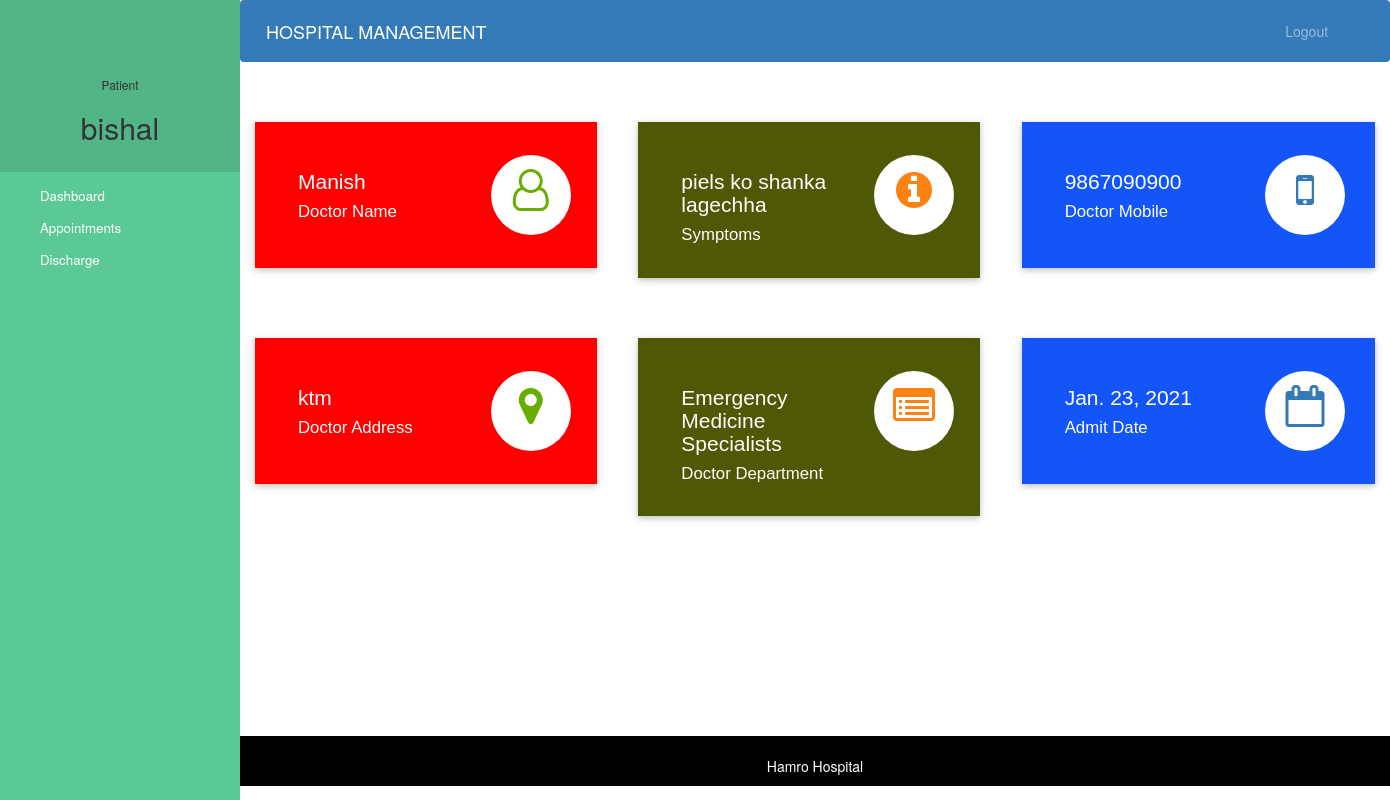
The app's page /patient-dashboard (signed in) with its own data.
### hospital/models.py (models this page shows, shortened)
class Patient(models.Model):
    user=models.OneToOneField(User,on_delete=models.CASCADE)
    address = models.CharField(max_length=40)
    mobile = models.CharField(max_length=20,null=False)
    symptoms = models.CharField(max_length=100,null=False)
    assignedDoctorId = models.PositiveIntegerField(null=True)
    admitDate=models.DateField(auto_now=True)
    status=models.BooleanField(default=False)

class Doctor(models.Model):
    user=models.OneToOneField(User,on_delete=models.CASCADE)
    address = models.CharField(max_length=40)
    mobile = models.CharField(max_length=20,null=True)
    department= models.CharField(max_length=50,choices=departments,default='Cardiologist')
    status=models.BooleanField(default=False)
    @property
    def get_name(self):
        return self.user.first_name+" "+self.user.last_name

### hospital/views.py (the view)
# urls.py: path('patient-dashboard', views.patient_dashboard_view,name='patient-dashboard'),
@login_required(login_url='patientlogin')
@user_passes_test(is_patient)
def patient_dashboard_view(request):
    patient=models.Patient.objects.get(user_id=request.user.id)
    doctor=models.Doctor.objects.get(user_id=patient.assignedDoctorId)
    mydict={
    'patient':patient,
    'doctorName':doctor.get_name,
    'doctorMobile':doctor.mobile,
    'doctorAddress':doctor.address,
    'symptoms':patient.symptoms,
    'doctorDepartment':doctor.department,
    'admitDate':patient.admitDate,
    }
    return render(request,'hospital/patient_dashboard.html',context=mydict)

### hospital/views.py (called while the page is built)
def is_patient(user):
    return user.groups.filter(name='PATIENT').exists()

### templates/hospital/patient_dashboard.html
{% extends 'hospital/patient_base.html' %}
{% load static %}
{% block content %}
{%include 'hospital/patient_dashboard_cards.html'%}
<br><br><br><br>
{% endblock content %}

### templates/hospital/patient_base.html (shortened to what this page needs)
<!DOCTYPE html>
{% load static %}
<html lang="en">
<head>
  <link rel="stylesheet" href="https://stackpath.bootstrapcdn.com/bootstrap/4.3.1/css/bootstrap.min.css">
  <link rel="stylesheet" href="https://maxcdn.bootstrapcdn.com/font-awesome/4.7.0/css/font-awesome.min.css">
</head>
<body>
  <nav class="menu" tabindex="0">
    <header class="avatar">
      <br><br>
      <h6>Patient</h6>
      <h2>{{request.user.first_name}}</h2>
    </header>
    <ul>
      <li tabindex="0" class="icon-dashboard"> <a style="color:white; text-decoration:none;" href="/patient-dashboard"><span>Dashboard</span></a> </li>
      <li tabindex="0" class="icon-calendar"> <a style="color:white; text-decoration:none;" href="/patient-appointment"><span>Appointments</span></a></li>
      <li tabindex="0" class="icon-users"> <a style="color:white; text-decoration:none;" href="/patient-discharge"><span>Discharge</span></a></li>
    </ul>
  </nav>
  <main>
    <div class="bs-example">
      <nav class="navbar navbar-expand-md  navbar-dark fixed-top" style="background:#337AB7;">
        <a href="/patient-dashboard" class="navbar-brand">HOSPITAL MANAGEMENT</a>
        <div class="collapse navbar-collapse justify-content-between" id="navbarCollapse">
          <div class="navbar-nav" style=" margin-left: 90%;">
            <a href="/logout" class="nav-item nav-link">Logout</a>
          </div>
        </div>
      </nav>
    </div>
    <br><br>
    {% block content %}
    {% endblock content %}
    <br><br><br><br><br><br><br>
    <footer>
      <br>
      <div class="container">
        <div class="row">
          <div class="col-md-12 col-sm-12">
            <div style="color:#ffffff;" class="wow fadeInUp footer-copyright">
              <p>Hamro Hospital<br>
                </p>
            </div>
          </div>
        </div>
      </div>
    </footer>
  </main>
</body>
</html>

### templates/hospital/patient_dashboard_cards.html (shortened to what this page needs)
<!DOCTYPE html>
<html lang="en" dir="ltr">
<head>
  <link rel="stylesheet" href="https://maxcdn.bootstrapcdn.com/bootstrap/3.4.1/css/bootstrap.min.css">
  <link rel="stylesheet" href="https://cdnjs.cloudflare.com/ajax/libs/font-awesome/4.7.0/css/font-awesome.min.css">
</head>
<body>
  <div class="market-updates">
    <div class="col-md-4 market-update-gd">
      <div class="market-update-block clr-block-1">
        <div class="col-md-8 market-update-left">
          <h3>{{doctorName}}</h3>
          <h4>Doctor Name</h4>
        </div>
        <div class="col-md-4 market-update-right">
          <i class="fa fa-user-o"> </i>
        </div>
        <div class="clearfix"> </div>
      </div>
    </div>
    <div class="col-md-4 market-update-gd">
      <div class="market-update-block clr-block-2">
        <div class="col-md-8 market-update-left">
          <h3>{{symptoms}}</h3>
          <h4>Symptoms</h4>
        </div>
        <div class="col-md-4 market-update-right">
          <i class="fa fa-info-circle"></i>
        </div>
        <div class="clearfix"> </div>
      </div>
    </div>
    <div class="col-md-4 market-update-gd">
      <div class="market-update-block clr-block-3">
        <div class="col-md-8 market-update-left">
          <h3>{{doctorMobile}}</h3>
          <h4>Doctor Mobile</h4>
        </div>
        <div class="col-md-4 market-update-right">
          <i class="fa fa-mobile" aria-hidden="true"></i>
        </div>
        <div class="clearfix"> </div>
      </div>
    </div>
  </div>
  <br><br><br>
  <div class="market-updates">
    <div class="col-md-4 market-update-gd">
      <div class="market-update-block clr-block-1">
        <div class="col-md-8 market-update-left">
          <h3>{{doctorAddress}}</h3>
          <h4>Doctor Address</h4>
        </div>
        <div class="col-md-4 market-update-right">
          <i class="fa fa-map-marker"> </i>
        </div>
        <div class="clearfix"> </div>
      </div>
    </div>
    <div class="col-md-4 market-update-gd">
      <div class="market-update-block clr-block-2">
        <div class="col-md-8 market-update-left">
          <h3>{{doctorDepartment}}</h3>
          <h4>Doctor Department</h4>
        </div>
        <div class="col-md-4 market-update-right">
          <i class="fa fa-list-alt"></i>
        </div>
        <div class="clearfix"> </div>
      </div>
    </div>
    <div class="col-md-4 market-update-gd">
      <div class="market-update-block clr-block-3">
        <div class="col-md-8 market-update-left">
          <h3>{{admitDate}}</h3>
          <h4>Admit Date</h4>
        </div>
        <div class="col-md-4 market-update-right">
          <i class="fa fa-calendar-o" aria-hidden="true"></i>
        </div>
        <div class="clearfix"> </div>
      </div>
    </div>
  </div>
</body>
</html>

### templates/hospital/patient_base.html (style rules this page uses)
a:link { text-decoration: none; }
a { color: white; }
footer { padding: 0px 0px 0px 0px; background-color: black; margin: 0px; }
.fa { font-size: 23px; width: 60px; text-align: center; text-decoration: none; margin: 5px 2px; border-radius: 50%; }
p { text-align: center; }
body { padding-left: 240px; }
main { position: relative; height: 100vh; }
.menu { background: #5bc995; height: 100vh; width: 240px; position: fixed; top: 0px; left: 0; z-index: 5; outline: none; }
.menu .avatar { background: rgba(0, 0, 0, 0.1); padding: 2em 0.5em; text-align: center; }
.menu .avatar h2 { font-weight: normal; margin-bottom: 0; }
.menu ul { list-style: none; padding: 0.5em 0; margin: 0; }
.menu ul li { padding: 0.5em 1em 0.5em 3em; font-size: 0.95em; font-weight: regular; background-repeat: no-repeat; background-position: left 15px center; background-size: auto 20px; transition: all 0.15s linear; cursor: pointer; }
.menu ul li.icon-dashboard { background-image: url("http://www.entypo.com/images//gauge.svg"); }
.menu ul li.icon-users { background-image: url("http://www.entypo.com/images//users.svg"); }
.menu ul li.icon-calendar { background-image: url("http://www.entypo.com/images//calendar.svg"); }

### templates/hospital/patient_dashboard_cards.html (style rules this page uses)
.market-update-block { padding: 2em 2em; background: #999; }
.market-update-block h3 { color: #fff; font-size: 1.5em; font-family: 'Carrois Gothic', sans-serif; }
.market-update-block h4 { font-size: 1.2em; color: #fff; margin: 0.3em 0em; font-family: 'Carrois Gothic', sans-serif; }
.market-update-block.clr-block-1 { background: #ff0000; margin-right: 0.8em; box-shadow: 0 2px 5px 0 rgba(0, 0, 0, 0.16), 0 2px 10px 0 rgba(0, 0, 0, 0.12); transition: 0.5s all; -webkit-transition: 0.5s all; -moz-transition: 0.5s all; -o-transition: 0.5s all; }
.market-update-block.clr-block-2 { background: #4f5905; margin-right: 0.8em; box-shadow: 0 2px 5px 0 rgba(0, 0, 0, 0.16), 0 2px 10px 0 rgba(0, 0, 0, 0.12); transition: 0.5s all; -webkit-transition: 0.5s all; -moz-transition: 0.5s all; -o-transition: 0.5s all; }
.market-update-block.clr-block-3 { background: #1355f9; box-shadow: 0 2px 5px 0 rgba(0, 0, 0, 0.16), 0 2px 10px 0 rgba(0, 0, 0, 0.12); transition: 0.5s all; -webkit-transition: 0.5s all; -moz-transition: 0.5s all; -o-transition: 0.5s all; }
.market-update-right i.fa.fa-user-o, i.fa.fa-map-marker { font-size: 3em; color: #68AE00; width: 80px; height: 80px; background: #fff; text-align: center; border-radius: 49px; -webkit-border-radius: 49px; -moz-border-radius: 49px; -o-border-radius: 49px; line-height: 1.7em; }
.market-update-right i.fa.fa-info-circle, i.fa.fa-list-alt { font-size: 3em; color: #FC8213; width: 80px; height: 80px; background: #fff; text-align: center; border-radius: 49px; -webkit-border-radius: 49px; -moz-border-radius: 49px; -o-border-radius: 49px; line-height: 1.7em; }
.market-update-right i.fa.fa-mobile, i.fa.fa-calendar-o { font-size: 3em; color: #337AB7; width: 80px; height: 80px; background: #fff; text-align: center; border-radius: 49px; -webkit-border-radius: 49px; -moz-border-radius: 49px; -o-border-radius: 49px; line-height: 1.7em; }
.market-update-left { padding: 0px; }

### records on screen
Patient: symptoms "piels ko shanka lagechha", admitDate "Jan. 23, 2021"
Doctor: mobile "9867090900", address "ktm", department "Emergency Medicine Specialists"

### other values on screen
{{ request.user.first_name }} "bishal"
{{ doctorName }} "Manish"
